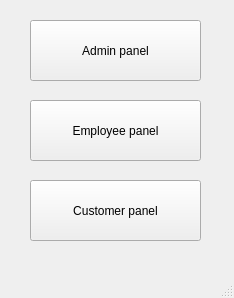
<?xml version="1.0" encoding="UTF-8"?>
<ui version="4.0">
 <class>Server</class>
 <widget class="QMainWindow" name="Server">
  <property name="geometry">
   <rect>
    <x>0</x>
    <y>0</y>
    <width>234</width>
    <height>298</height>
   </rect>
  </property>
  <property name="windowTitle">
   <string>Server</string>
  </property>
  <widget class="QWidget" name="centralwidget">
   <widget class="QPushButton" name="btnEmployee">
    <property name="geometry">
     <rect>
      <x>30</x>
      <y>100</y>
      <width>171</width>
      <height>61</height>
     </rect>
    </property>
    <property name="text">
     <string>Employee panel</string>
    </property>
   </widget>
   <widget class="QPushButton" name="btnCustomer">
    <property name="geometry">
     <rect>
      <x>30</x>
      <y>180</y>
      <width>171</width>
      <height>61</height>
     </rect>
    </property>
    <property name="text">
     <string>Customer panel</string>
    </property>
   </widget>
   <widget class="QPushButton" name="btnAdmin">
    <property name="geometry">
     <rect>
      <x>30</x>
      <y>20</y>
      <width>171</width>
      <height>61</height>
     </rect>
    </property>
    <property name="text">
     <string>Admin panel</string>
    </property>
   </widget>
  </widget>
  <widget class="QMenuBar" name="menubar">
   <property name="geometry">
    <rect>
     <x>0</x>
     <y>0</y>
     <width>234</width>
     <height>22</height>
    </rect>
   </property>
  </widget>
  <widget class="QStatusBar" name="statusbar"/>
 </widget>
 <resources/>
 <connections/>
</ui>
